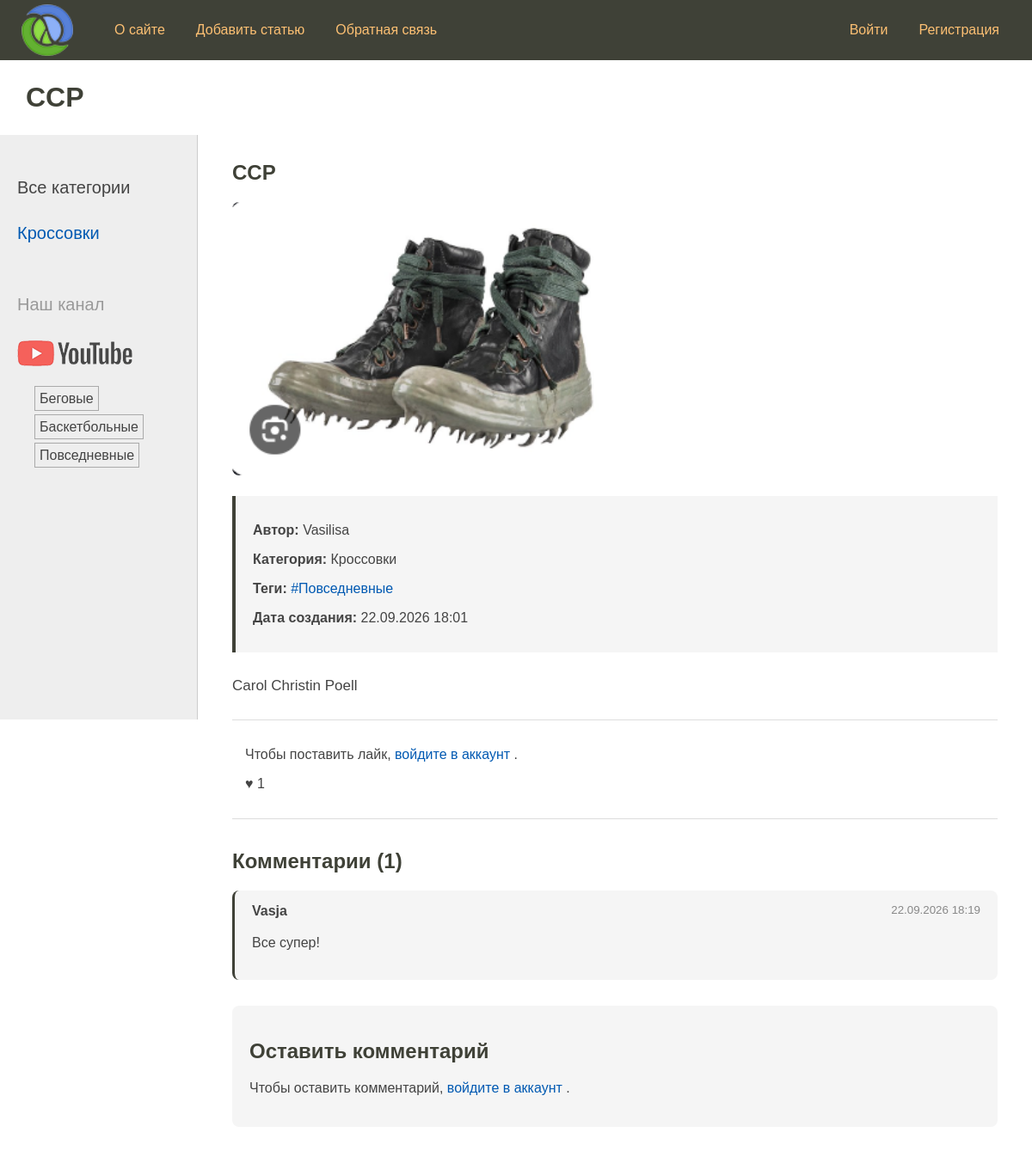
/shoes/post/poell/, run on the app's committed database.
### shoes/models.py (models this page shows, shortened)
class Shoes(models.Model):
    class Status(models.IntegerChoices):
        DRAFT = 0, 'Черновик'
        PUBLISHED = 1, 'Опубликовано'
    title = models.CharField(
        max_length=255,
        verbose_name="Название обуви"
    )
    slug = models.SlugField(
        max_length=255,
        db_index=True,
        unique=True,
        verbose_name="Slug"
    )
    content = models.TextField(
        blank=True,
        verbose_name="Описание"
    )
    time_create = models.DateTimeField(
        auto_now_add=True,
        verbose_name="Время создания"
    )
    time_update = models.DateTimeField(
        auto_now=True,
        verbose_name="Время обновления"
    )
    is_published = models.BooleanField(
        choices=Status.choices,
        default=Status.DRAFT,
        verbose_name="Статус публикации"
    )
    cat = models.ForeignKey(
        'Category',
        on_delete=models.PROTECT,
        related_name='posts',
        verbose_name="Категория"
    )
    tags = models.ManyToManyField(
        'TagPost',
        blank=True,
        related_name='tags',
        verbose_name="Теги"
    )
    barcode = models.OneToOneField(
        'Barcode',
        on_delete=models.SET_NULL,
        null=True,
        blank=True,
        related_name='shoes',
        verbose_name="Штрихкод"
    )
    photo = models.ImageField(
        upload_to='photos/%Y/%m/%d/',
        blank=True,
        null=True,
        verbose_name='Фото'
    )
    author = models.ForeignKey(
        User,
        on_delete=models.CASCADE,
        related_name='shoes',
        verbose_name='Автор'
    )
    objects = models.Manager()
    published = PublishedModel()
    class Meta:
        verbose_name = 'Best shoes'
        verbose_name_plural = 'Best shoes'
        ordering = ['-time_create']
        permissions = [
            (
                'discount_access',
                'Can use discount access'
            ),
        ]
        indexes = [
            models.Index(fields=['-time_create']),
        ]
    def __str__(self):
        return self.title

class Category(models.Model):
    name = models.CharField(
        max_length=100,
        db_index=True,
        verbose_name="Категория"
    )
    slug = models.SlugField(
        max_length=255,
        unique=True,
        db_index=True
    )
    class Meta:
        verbose_name = 'Категория'
        verbose_name_plural = 'Категории'

class TagPost(models.Model):
    tag = models.CharField(
        max_length=100,
        db_index=True
    )
    slug = models.SlugField(
        max_length=255,
        unique=True,
        db_index=True
    )
    def get_absolute_url(self):
        return reverse(
            'tag',
            kwargs={'tag_slug': self.slug}
        )

class Comment(models.Model):
    shoe = models.ForeignKey(
        Shoes,
        on_delete=models.CASCADE,
        related_name='comments',
        verbose_name='Обувь'
    )
    author = models.ForeignKey(
        User,
        on_delete=models.CASCADE,
        related_name='comments',
        verbose_name='Автор',
    )
    text = models.TextField(
        verbose_name='Комментарий'
    )
    time_create = models.DateTimeField(
        auto_now_add=True,
        verbose_name='Время создания'
    )
    class Meta:
        ordering = ['-time_create']
        verbose_name = 'Комментарий'
        verbose_name_plural = 'Комментарии'

### shoes/views.py (the view)
class ShowPost(DetailView):
    model = Shoes
    template_name = 'shoes/post.html'
    context_object_name = 'post'
    slug_url_kwarg = 'post_slug'
    def get_context_data(self, **kwargs):
        context = super().get_context_data(**kwargs)
        post = context['post']
        context['title'] = post
        context['menu'] = menu
        context['cat_selected'] = 1
        context['comment_form'] = CommentForm()
        context['comments'] = post.comments.all()
        if self.request.user.is_authenticated:
            context['user_liked'] = post.likes.filter(
                user=self.request.user
            ).exists()
        else:
            context['user_liked'] = False
        context['likes_count'] = post.likes.count()
        return context

### shoes/templatetags/shoes_tags.py (called while the page is built)
@register.inclusion_tag('shoes/list_categories.html')
def show_categories(cat_selected_id=0):
    cats = Category.objects.annotate(total=Count("posts")).filter(total__gt=0)
    return {"cats": cats, "cat_selected": cat_selected_id}

@register.inclusion_tag('shoes/list_tags.html')
def show_all_tags():
    return {"tags": TagPost.objects.all()}

### shoes/templates/shoes/post.html (shortened to what this page needs)
{% extends 'base.html' %}
{% block content %}
<article class="post-detail">
    <h1>{{ post.title }}</h1>
    {% if post.photo %}
        <div class="post-photo">
            <img
                src="{{ post.photo.url }}"
                alt="{{ post.title }}"
                style="max-width: 500px;"
            >
        </div>
    {% endif %}
    <div class="post-info">
        <p>
            <strong>Автор:</strong>
            {{ post.author.username }}
        </p>
        <p>
            <strong>Категория:</strong>
            {{ post.cat.name }}
        </p>
        {% if post.tags.all %}
            <p>
                <strong>Теги:</strong>
                {% for tag in post.tags.all %}
                    <a href="{{ tag.get_absolute_url }}">
                        #{{ tag.tag }}
                    </a>
                {% endfor %}
            </p>
        {% endif %}
        <p>
            <strong>Дата создания:</strong>
            {{ post.time_create|date:"d.m.Y H:i" }}
        </p>
    </div>
    <div class="post-content">
        {{ post.content|linebreaks }}
    </div>
    <div class="like-section">
        {% if user.is_authenticated %}
            <form
                method="post"
                action="{% url 'like' post.pk %}"
            >
                {% csrf_token %}
                <button type="submit">
                    {% if user_liked %}
                        ♥ Убрать лайк
                    {% else %}
                        ♡ Нравится
                    {% endif %}
                </button>
                <span>
                    {{ likes_count }}
                </span>
            </form>
        {% else %}
            <p>
                Чтобы поставить лайк,
                <a href="{% url 'users:login' %}">
                    войдите в аккаунт
                </a>.
            </p>
            <p>
                ♥ {{ likes_count }}
            </p>
        {% endif %}
    </div>
    <section class="comments">
        <h2>
            Комментарии
            ({{ comments|length }})
        </h2>
        {% if comments %}
            {% for comment in comments %}
                <div class="comment">
                    <div class="comment-header">
                        <strong>
                            {{ comment.author.username }}
                        </strong>
                        <small>
                            {{ comment.time_create|date:"d.m.Y H:i" }}
                        </small>
                    </div>
                    <p>
                        {{ comment.text|linebreaks }}
                    </p>
                </div>
            {% endfor %}
        {% else %}
            <p>
                Пока нет комментариев.
                Будьте первым!
            </p>
        {% endif %}
    </section>
    <section class="comment-form">
        <h2>Оставить комментарий</h2>
        {% if user.is_authenticated %}
            <form
                method="post"
                action="{% url 'add_comment' post.pk %}"
            >
                {% csrf_token %}
                {{ comment_form.as_p }}
                <button type="submit">
                    Добавить комментарий
                </button>
            </form>
        {% else %}
            <p>
                Чтобы оставить комментарий,
                <a href="{% url 'users:login' %}">
                    войдите в аккаунт
                </a>.
            </p>
        {% endif %}
    </section>
</article>
{% endblock %}

### templates/base.html (shortened to what this page needs)
{% load static %}
{% load shoes_tags %}
<!DOCTYPE html>
<html>
<head>
    <link type="text/css" href="{% static 'shoes/css/styles.css' %}" rel="stylesheet">
</head>
<body>
<header class="header">
    <div class="logo">
        <a href="/">
            <img src="{% static 'shoes/images/logo.png' %}" alt="Logo">
        </a>
    </div>
    <nav class="menu">
        {% for item in menu %}
            <a href="{% url item.url_name %}" class="menu-btn">
                {{ item.title }}
            </a>
        {% endfor %}
    </nav>
    <div class="auth-menu">
        {% if user.is_authenticated %}
            <a href="{% url 'users:profile' %}" class="menu-btn">
                {{ user.username }}
            </a>
            <a href="{% url 'users:password_change' %}" class="menu-btn">
                Сменить пароль
            </a>
            <form action="{% url 'users:logout' %}"
                  method="post"
                  class="logout-form">
                {% csrf_token %}
                <button type="submit" class="menu-btn">
                    Выйти
                </button>
            </form>
        {% else %}
            <a href="{% url 'users:login' %}" class="menu-btn">
                Войти
            </a>
            <a href="{% url 'users:register' %}" class="menu-btn">
                Регистрация
            </a>
        {% endif %}
    </div>
</header>
<h1 class="page-title">{{ title }}</h1>
<div class="page-layout">
    <aside class="left-chapters">
        <ul id="leftchapters">
            {% if cat_selected == 0 or cat_selected is None %}
                <li class="selected">Все категории</li>
            {% else %}
                <li>
                    <a href="{% url 'home' %}">Все категории</a>
                </li>
            {% endif %}
            {% show_categories cat_selected %}
            <li class="share">
                <p>Наш канал</p>
                <a class="share-yt"
                   href="#"
                   target="_blank"
                   rel="nofollow">
                </a>
            </li>
            {% show_all_tags %}
        </ul>
    </aside>
    <main class="content">
        {% block content %}{% endblock %}
    </main>
</div>
</body>
</html>

### shoes/templates/shoes/list_categories.html
{% for cat in cats %}
    {% if cat.id == cat_selected %}
        <li class="selected">{{cat.name}}</li>
    {% else %}
        <li><a href="{{ cat.get_absolute_url }}">{{cat.name}}</a></li>
    {% endif %}
{% endfor %}

### shoes/templates/shoes/list_tags.html
{% if tags %}
<ul class="tags-list">
    {% for t in tags %}
    <li><a href="{{ t.get_absolute_url }}">{{ t.tag }}</a></li>
    {% endfor %}
</ul>
{% endif %}

### shoes/static/shoes/css/styles.css (style rules this page uses)
html, body { font-family: 'Arial'; margin: 0; padding: 0; height: 100%; width: 100%; color: #444; }
a { color: #0059b2; text-decoration: none; }
img { max-width: 600px; height: auto; }
.header { background: #3F4137; height: 60px; }
.logo { background: url('/static/shoes/images/logo.png') no-repeat 10px 5px; width: 70px; height: 60px; }
.left-chapters { margin: 0; background: #eee; border-right: 1px solid #ccc; }
.left-chapters ul { width: 230px; margin: 0; padding: 20px 10px 10px 20px; list-style: none; font-size: 20px; }
.left-chapters ul li { margin: 30px 0 0 0; color: #999; }
.left-chapters ul li.selected { color: #0059b2; }
.left-chapters ul li a { color: #444; text-decoration: none; }
.left-chapters ul li.share { margin: 60px 0 0 0; }
.left-chapters ul li.share p { margin: 30px 0 30px 0; }
.left-chapters ul li.share a { display: inline-block; width: 40px; height: 40px; margin: 0 20px 0 0; }
.left-chapters ul li.share a.share-yt { width: 100%; height: 30px; background: url('/static/shoes/images/share_yt.png') no-repeat 0 0 }
ul.tags-list { width: 100%; margin: 0; padding: 0; list-style: none; }
ul.tags-list li { margin: 0; padding: 0 0 10px; display: inline-block; }
ul.tags-list li a { padding: 5px; font-size: 16px; border: 1px solid #aaa; }
.content { padding: 40px 20px 20px 40px; width: 100%; box-sizing: border-box; }
body { background: #fff; }
.header { display: flex; align-items: center; min-height: 70px; height: auto; padding: 0 25px; box-sizing: border-box; background: #3F4137; gap: 25px; }
.logo { width: 70px; height: 60px; flex-shrink: 0; background: none; }
.logo img { width: 60px; height: 60px; object-fit: contain; }
.menu { display: flex; align-items: center; gap: 10px; flex-wrap: wrap; }
.auth-menu { display: flex; align-items: center; gap: 10px; margin-left: auto; flex-wrap: wrap; }
.menu-btn { display: inline-block; padding: 9px 13px; border-radius: 6px; color: #fdc073; text-decoration: none; font-size: 16px; border: none; background: transparent; cursor: pointer; font-family: Arial, sans-serif; }
.page-title { margin: 25px 30px; font-size: 32px; color: #3F4137; }
.page-layout { display: flex; align-items: flex-start; min-height: calc(100vh - 120px); }
.left-chapters { flex: 0 0 230px; box-sizing: border-box; margin: 0; padding: 0; background: #eee; border-right: 1px solid #ccc; min-height: calc(100vh - 120px); }
.left-chapters ul { width: auto; margin: 0; padding: 20px; }
.content { flex: 1; width: auto; padding: 30px 40px; box-sizing: border-box; }
.post-detail { max-width: 900px; margin: 0 auto; }
.post-detail h1 { margin-top: 0; color: #3F4137; }
.post-photo { margin: 20px 0; }
.post-photo img { max-width: 500px; width: 100%; border-radius: 8px; }
.post-info { margin: 20px 0; padding: 15px 20px; background: #f5f5f5; border-left: 4px solid #3F4137; }
.post-content { margin: 25px 0; font-size: 17px; line-height: 1.6; }
.like-section { margin: 25px 0; padding: 15px; border-top: 1px solid #ddd; border-bottom: 1px solid #ddd; }
.comments { margin-top: 35px; }
.comments h2, .comment-form h2 { color: #3F4137; }
.comment { margin: 15px 0; padding: 15px 20px; background: #f5f5f5; border-radius: 8px; border-left: 3px solid #3F4137; }
.comment-header { display: flex; justify-content: space-between; margin-bottom: 8px; }
.comment-header small { color: #888; }
.comment p { margin-bottom: 0; line-height: 1.5; }
.comment-form { margin-top: 30px; padding: 20px; background: #f5f5f5; border-radius: 8px; }

### data on the page
Shoes: title "CCP", photo (picture), author.username "Vasilisa", cat.name "Кроссовки", time_create "22.09.2026 18:01", content "Carol Christin Poell"
Category: name "Кроссовки"
TagPost: tag "Беговые"
TagPost: tag "Баскетбольные"
TagPost: tag "Повседневные"
Comment: author.username "Vasja", time_create "22.09.2026 18:19", text "Все супер!"

### other printed values
{{ item.title }} "О сайте" "Добавить статью" "Обратная связь"
{{ likes_count }} "1"
{{ comments|length }} "1"
